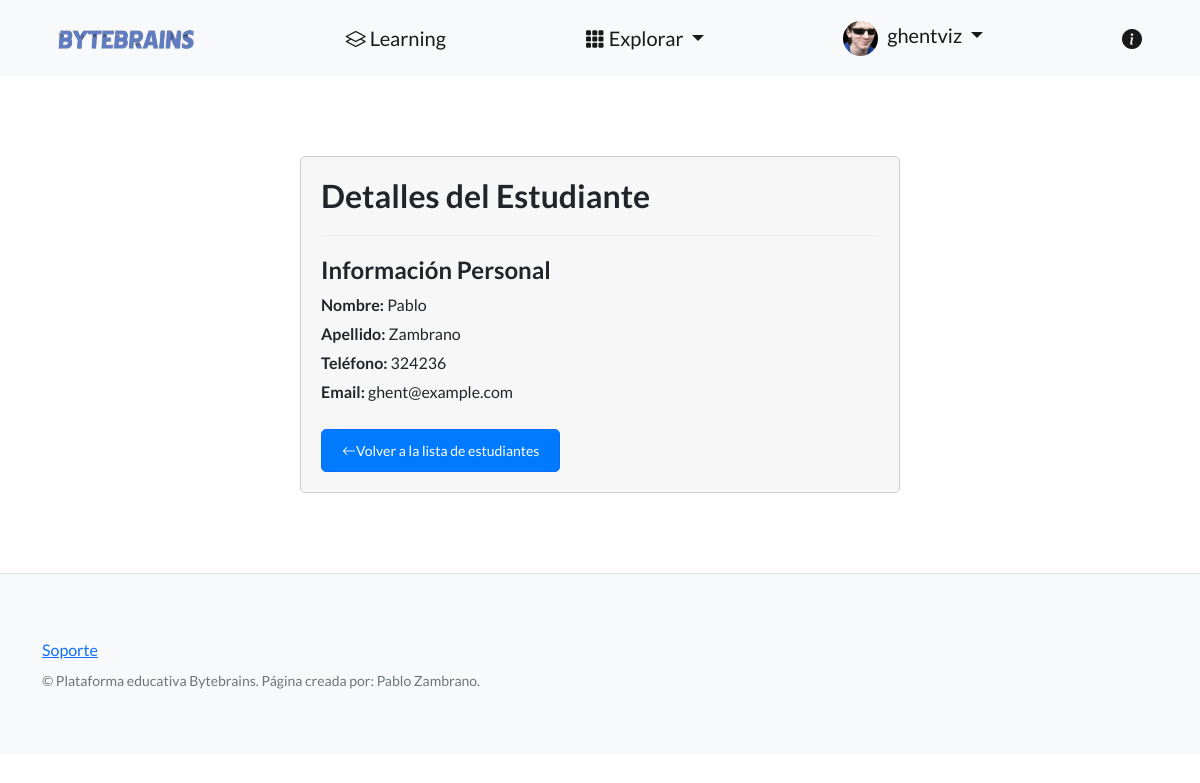
The page /plataforma/estudiantes/1/ (signed in) on the database its author committed.
### perfiles/models.py (models this page shows, shortened)
class Avatar(models.Model):
    user = models.OneToOneField(User, on_delete=models.CASCADE, null=True)
    imagen = models.ImageField(upload_to='avatares', null=True, blank=True)

### control_estudios/models.py (models this page shows, shortened)
class Estudiante(models.Model):
    nombre = models.CharField(max_length=256)
    apellido = models.CharField(max_length=256)
    fecha_nac = models.DateField()
    dni = models.CharField(max_length=32)
    email = models.EmailField()
    telefono = models.CharField(max_length=20)
    creador = models.ForeignKey(User, on_delete=models.SET_NULL, null=True)

### control_estudios/views.py (the view)
# urls.py: path("estudiantes/<int:id>/", ver_estudiante, name="ver_estudiante"),
@login_required
def ver_estudiante(request, id):
    estudiante = get_object_or_404(Estudiante, id=id)
    context = {
        'object': estudiante
    }
    return render(request, 'control_estudios/estudiantes_detail.html', context)

### control_estudios/templates/control_estudios/estudiantes_detail.html (shortened to what this page needs)
{% extends "control_estudios/base.html" %}
{% block contenido %}
  <div class="details-container">
    <h2>Detalles del Estudiante</h2>
    <hr>
    <div class="row">
      <div class="col-md-6">
        <h4>Información Personal</h4>
        <p><strong>Nombre:</strong> {{ object.nombre }}</p>
        <p><strong>Apellido:</strong> {{ object.apellido }}</p>
        <p><strong>Teléfono:</strong> {{ object.telefono }}</p>
        <p><strong>Email:</strong> {{ object.email }}</p>
      </div>
    </div>
    <a href="{% url 'lista_estudiantes' %}" class="back-link btn btn-outline-primary btn-sm">
      <i class="bi bi-arrow-left"></i> Volver a la lista de estudiantes
  </a>
  </div>
{% endblock contenido %}

### control_estudios/templates/control_estudios/base.html (shortened to what this page needs)
{% load static %}
<!DOCTYPE html>
<html lang="en">
<head>
    <link href="https://cdn.jsdelivr.net/npm/bootstrap-icons@1.5.0/font/bootstrap-icons.css" rel="stylesheet"
        type="text/css" />
    <link href="{% static 'css/styles.css' %}" rel="stylesheet" />
</head>
<body>
    <nav class="navbar navbar-light bg-light static-top">
        <div class="container">
            <a class="navbar-brand logo-link" href="{% url 'inicio'%}">
                <img class="logo" src="{% static 'logo.png' %}" alt="Logo de la página" />
            </a>
            <a class="navbar-brand learning-link" href="{%url 'lista_posts'%}">
                <i class="bi bi-layers"></i>
                Learning
            </a>
            <div class="dropdown" id="plataformaDropdown">
                <a class="navbar-brand dropdown-toggle" href="#" role="button" data-bs-toggle="dropdown"
                    aria-expanded="false">
                    <i class="bi bi-grid-3x3-gap-fill"></i>
                    Explorar
                </a>
            </div>
            <div class="dropdown" onmouseenter="showDropdown()" onmouseleave="hideDropdown()">
                <a class="navbar-brand dropdown-toggle" href="#" role="button" id="usuarioDropdown" data-bs-toggle="dropdown"
                    aria-expanded="false">
                    {% if user.is_authenticated %}
                        {% if user.avatar %}
                            {% if user.avatar.imagen %}
                            <img src="{{ user.avatar.imagen.url }}" style="width: 35px; height: 35px; border-radius: 50%; margin-right: 5px;">
                            {% else %}
                                <i class="bi bi-person-fill"></i>
                            {% endif %}
                        {% else %}
                            <i class="bi bi-person-fill"></i>
                        {% endif %}
                        {{ user.username }}
                    {% else %}
                    <i class="bi bi-person-fill"></i> Gestionar usuario
                    {% endif %}
                </a>
            </div>
            <a class="navbar-brand about-link" href="{% url 'about' %}">
                <i class="bi bi-info-circle-fill"></i>
            </a>
        </div>
    </nav>
    <section style="padding: 80px 50px;">
        {% block contenido %}
        {% endblock contenido %}
    </section>
    <footer class="footer">
        <div class="container">
            <div class="row">
                <div class="col-lg-6 h-100 text-center text-lg-start my-auto">
                    <ul class="list-inline mb-2">
                        <li class="list-inline-item"><a
                                href="https://docs.google.com/forms/d/e/1FAIpQLSdrpu41T0OnxFOVRi3Zn0Obj1P5-a_17yXlUdo7N0pcVgMJ1Q/viewform?usp=sf_link">Soporte</a>
                        </li>
                    </ul>
                    <p class="text-muted small mb-4 mb-lg-0">&copy; Plataforma educativa Bytebrains. Página creada por:
                        Pablo Zambrano.</p>
                </div>
            </div>
        </div>
    </footer>
</body>
</html>

### control_estudios/templates/control_estudios/base.html (style rules this page uses)
.logo { width: 165px; height: 50px; }
.logo { transition: transform 0.2s; }
.footer { padding: 40px 0; background-color: #f8f9fa; border-top: 1px solid #dee2e6; }
.footer p { margin-bottom: 0; }
.learning-link { transition: transform 0.2s; }
.about-link { position: relative; }
.about-link::after { content: "Acerca de"; position: absolute; top: 100%; left: 50%; transform: translateX(-50%); background-color: #f8f9fa; padding: 8px 16px; border-radius: 8px; opacity: 0; visibility: hidden; transition: opacity 0.3s, visibility 0.3s; box-shadow: 0 2px 4px rgba(0, 0, 0, 0.1); font-family: 'Lato', sans-serif; font-weight: 400; font-size: 14px; color: #333; white-space: nowrap; }

### control_estudios/templates/control_estudios/estudiantes_detail.html (style rules this page uses)
.details-container { max-width: 600px; margin: 0 auto; padding: 20px; background-color: #f7f7f7; border: 1px solid #ccc; border-radius: 5px; opacity: 0; transform: translateY(-20px); transition: opacity 0.5s ease-in-out, transform 0.5s ease-in-out; }
.details-container.show { opacity: 1; transform: translateY(0); }
.details-container h2 { margin-bottom: 10px; }
.details-container hr { margin: 20px 0; border: 0; border-top: 1px solid #ccc; }
.details-container p { margin-bottom: 5px; }
.details-container .btn { display: inline-flex; align-items: center; margin-top: 20px; padding: 10px 20px; background-color: #007bff; color: #fff; text-decoration: none; border-radius: 5px; }

### rows shown on the page
Estudiante: nombre "Pablo", apellido "Zambrano", telefono "324236", email "ghent@example.com"

### other values the page prints
{{ user.username }} "ghentviz"
